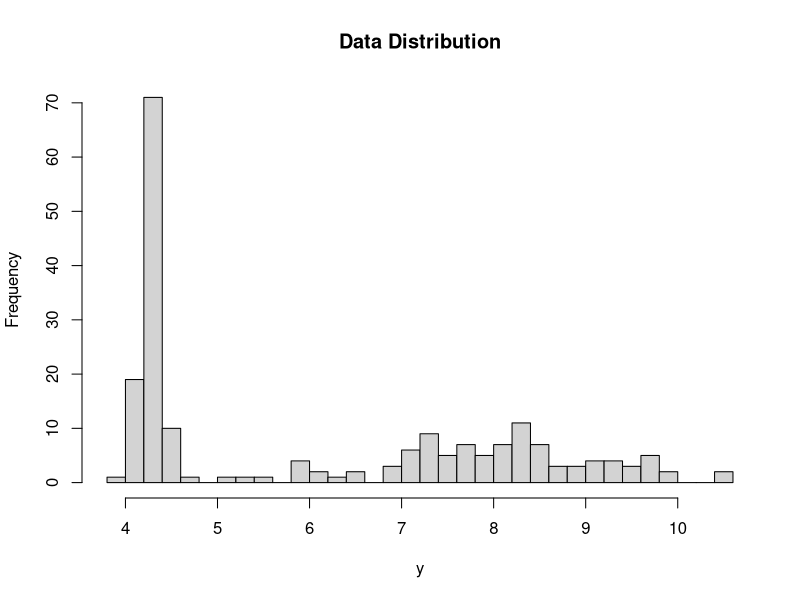
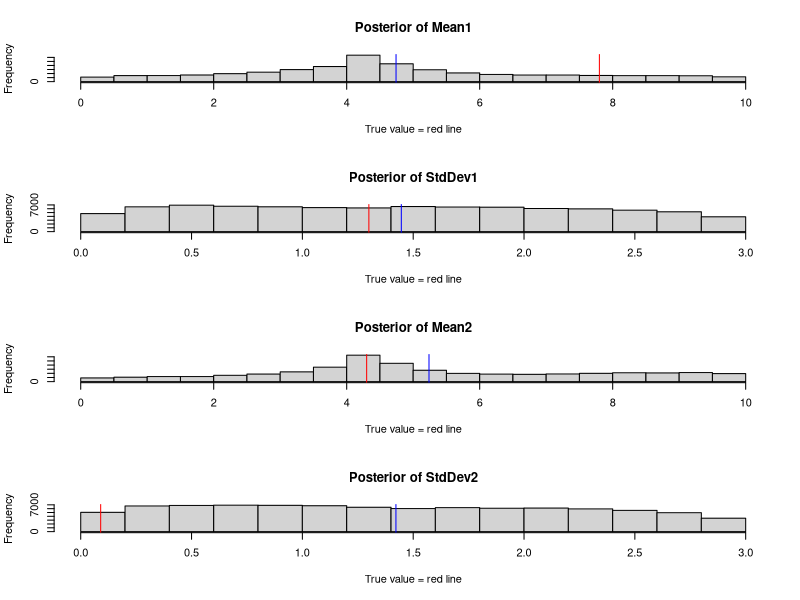

The R script that drew these images, in order: (Note: this script raises an error after producing the figures.)
#model 1
trueMean1 <- 7.8
trueSd1 <- 1.3
trueMean2 <- 4.3
trueSd2 <- 0.09
sampleSize <- 100

# create dependent values according to ax + b + N(0,sd)
y1 <- rnorm(n=sampleSize,mean=trueMean1,sd=trueSd1)
y2 <- rnorm(n=sampleSize,mean=trueMean2,sd=trueSd2)
y <- c(y1,y2)

hist(y, main="Data Distribution", nclass = 30)

likelihood <- function(param){
  mu1 = param[1]
  sd1 = param[2]
  mu2 = param[3]
  sd2 = param[4]
  
  singlelikelihoods1 = dnorm(y, mean = mu1, sd = sd1, log = T)
  singlelikelihoods2 = dnorm(y, mean = mu2, sd = sd2, log = T)
  singlelikelihoods <- c()
  for (i in length(y)) { 
    singlelikelihoods <- c(singlelikelihoods, max(singlelikelihoods1[i], singlelikelihoods2[i])) 
  }
  
  sumll = sum(singlelikelihoods)
  return(sumll)   
}

# Prior distribution
prior <- function(param){
  mu1 = param[1]
  sd1 = param[2]
  mu2 = param[3]
  sd2 = param[4]

  muprior1 = dunif(mu1, min=0, max=10, log = T)
  muprior2 = dunif(mu2, min=0, max=10, log = T)
  sdprior1 = dunif(sd1, min=0, max=4, log = T)
  sdprior2 = dunif(sd2, min=0, max=4, log = T)
  
  muprior <- max(muprior1, muprior2)
  if ( muprior1 > muprior2 ) {
    sdprior <- sdprior1
  } else {
    sdprior <- sdprior2
  }
  
  return(muprior+sdprior)
}

#define posterior function
posterior <- function(param){
  return (likelihood(param) + prior(param))
}

#define proposal function
proposalfunction <- function(param){
  #return(rnorm(4,mean = param, sd= c(0.2,0.2,0.2,0.2)))
  res <- rnorm(4,mean = param, sd= c(0.2,0.2,0.2,0.2))
  mu_min <- 0; mu_max <- 10
  sd_min <- 0; sd_max <- 3
  while ((res[1]<mu_min) | (res[3]<mu_min) | (res[1]>mu_max) | (res[3]>mu_max) | (res[2]<sd_min) | (res[4]<sd_min) | (res[2]>sd_max) | (res[4]>sd_max)) {
    res <- rnorm(4,mean = param, sd= c(0.2,0.2,0.2,0.2))
  }
  return(res)
}

#run MCMC algorithm function
run_metropolis_MCMC <- function(startvalue, iterations){
  chain = array(dim = c(iterations+1,4))
  chain[1,] = startvalue
  for (i in 1:iterations){
    proposal = proposalfunction(chain[i,])
    probab = exp(posterior(proposal) - posterior(chain[i,]))
    if (runif(1) < probab){
      chain[i+1,] = proposal
    }else{
      chain[i+1,] = chain[i,]
    }
  }
  return(chain)
}

#run MCMC algorithm
startvalue = c(0,1,10,1)
chain = run_metropolis_MCMC(startvalue, 100000)

burnIn = 10000
acceptance = 1-mean(duplicated(chain[-(1:burnIn),]))

### Summary: #######################

par(mfrow = c(4,1))
hist(chain[-(1:burnIn),1],nclass=20, , main="Posterior of Mean1", xlab="True value = red line" )
abline(v = mean(chain[-(1:burnIn),1]),col="blue")
abline(v = trueMean1, col="red" )
hist(chain[-(1:burnIn),2],nclass=20, main="Posterior of StdDev1", xlab="True value = red line")
abline(v = mean(chain[-(1:burnIn),2]),col="blue")
abline(v = trueSd1, col="red" )
hist(chain[-(1:burnIn),3],nclass=20, , main="Posterior of Mean2", xlab="True value = red line" )
abline(v = mean(chain[-(1:burnIn),3]),col="blue")
abline(v = trueMean2, col="red" )
hist(chain[-(1:burnIn),4],nclass=20, main="Posterior of StdDev2", xlab="True value = red line")
abline(v = mean(chain[-(1:burnIn),4]),col="blue")
abline(v = trueSd2, col="red" )

# for comparison:
summary(lm(y~x))

